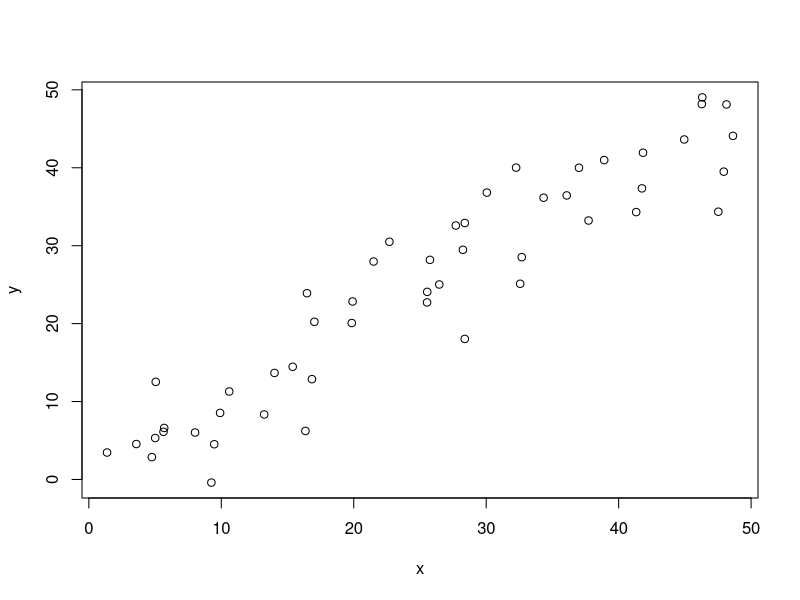
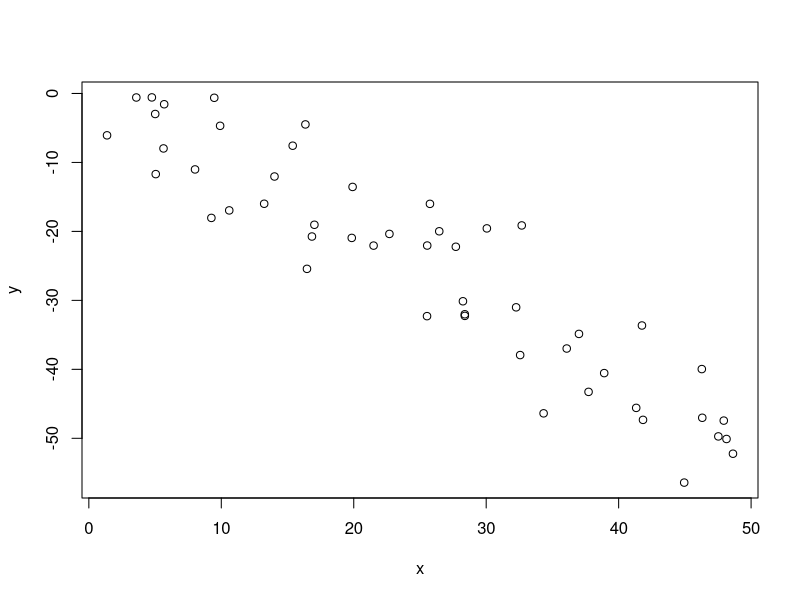
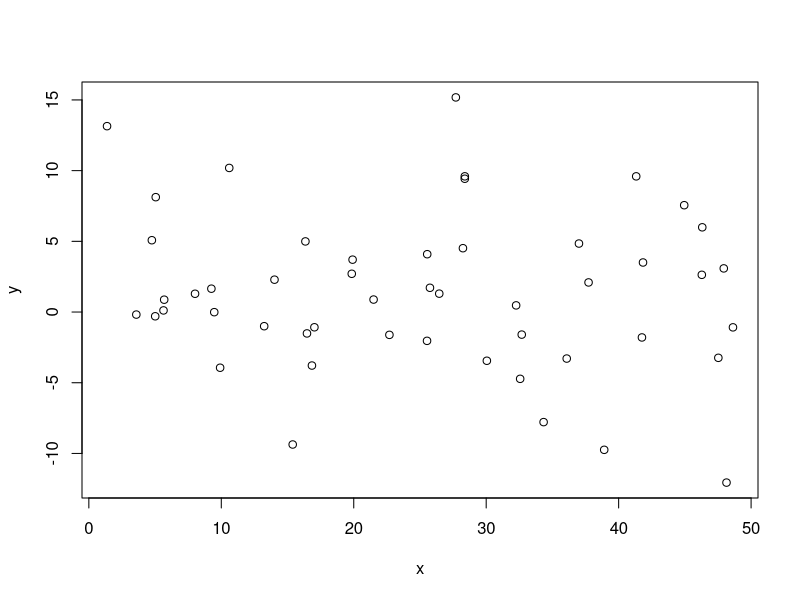
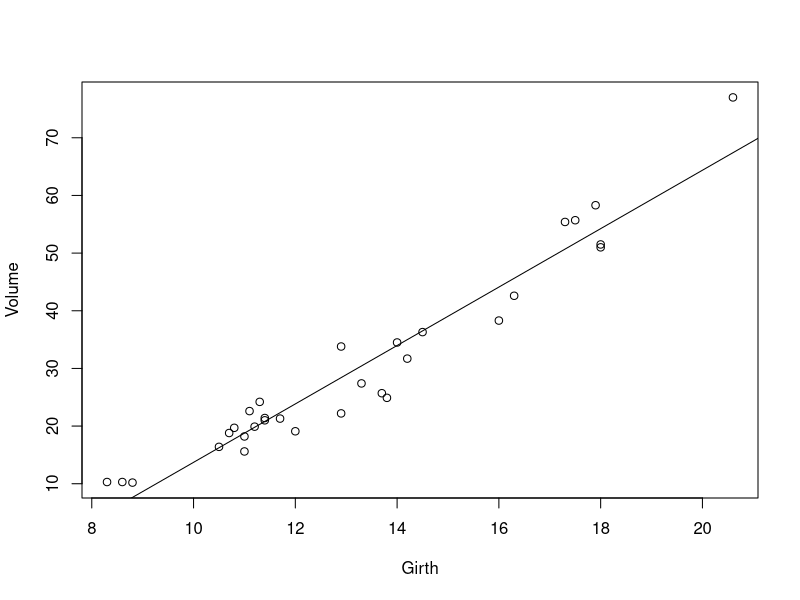
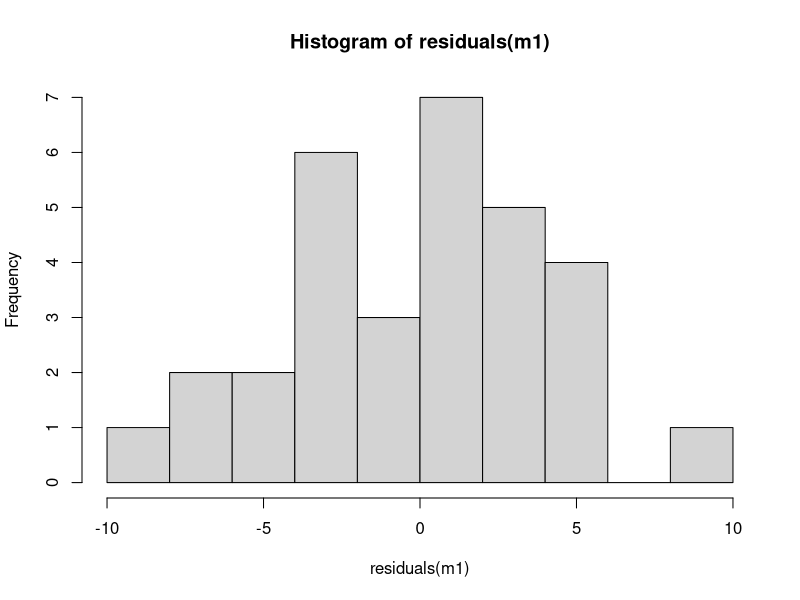
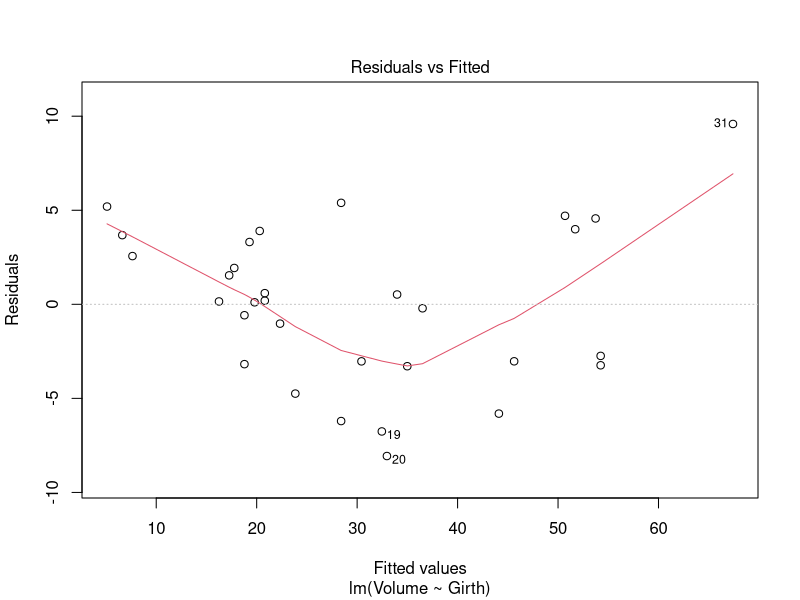
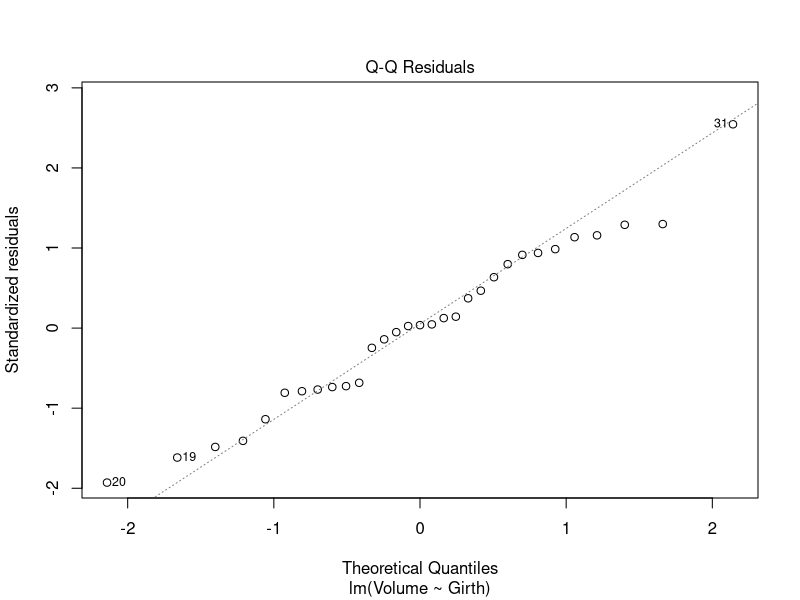
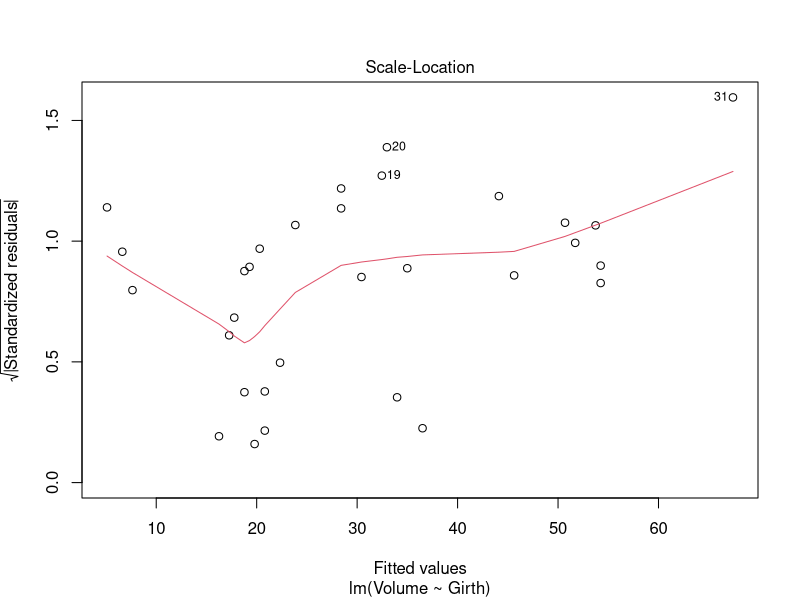

These charts were generated, in order, by the following R code:
## ---- chunk 1
# change working directory: should be the directory containg the Markdown files:
#setwd("/Volumes/Files/courses/cruk/LinearModelAndExtensions/git_linear-models-r/")

## ---- chunk 2
x = runif(50,0,50)
## ---- chunk 3
y = x + rnorm(50,0,5)
## ---- chunk 4
plot(y~x)
## ---- chunk 5
pearson_cor_coef = cor(x,y)
list("cor"=pearson_cor_coef,"R^2"=pearson_cor_coef^2)
## ---- chunk 6
y = -x + rnorm(50,0,5)
plot(y~x)
pearson_cor_coef = cor(x,y)
list("cor"=pearson_cor_coef,"R^2"=pearson_cor_coef^2)
## ---- chunk 7
y = rnorm(50,0,5)
plot(y~x)
pearson_cor_coef = cor(x,y)
list("cor"=pearson_cor_coef,"R^2"=pearson_cor_coef^2)
## ---- chunk 8
cor.test(x,y)
## ---- chunk 9
plot(Volume~Girth,data=trees)
m1 = lm(Volume~Girth,data=trees)
abline(m1)
cor.test(trees$Volume,trees$Girth)
## ---- chunk 10
summary(m1)
## ---- chunk 11
hist(residuals(m1),breaks=10,col="light grey")
## ---- chunk 12
plot(m1)
## ---- chunk 13
z = seq(0,1.5*pi,0.2)
plot(sin(z)~z)
m0 = lm(sin(z)~z)
abline(m0)
## ---- chunk 14
summary(m0)
## ---- chunk 15
plot(m0)
## ---- chunk 16
plot(dist~speed,data=cars)
m2 = lm(dist~speed,data=cars)
abline(m2)
summary(m2)
## ---- chunk 17
plot(m2)
## ---- chunk 18
plot(sqrt(dist)~speed,data=cars)
m3 = lm(sqrt(dist)~speed,data=cars)
abline(m3)
plot(m3)
summary(m3)
## ---- chunk 19
plot(log(dist)~log(speed),data=cars)
m4 = lm(log(dist)~log(speed),data=cars)
abline(m4)
plot(m4)
summary(m4)
## ---- chunk 20
m5 = lm(log(dist)~0+log(speed),data=cars)
plot(m5)
summary(m5)
## ---- chunk 21
plot(dist~speed,data=cars)
x = order(cars$speed)
lines(exp(fitted(m5))[x]~cars$speed[x])
## ---- chunk 22
# import
diet = read.csv("data/diet.csv",row.names=1)
diet$weight.loss = diet$initial.weight - diet$final.weight 
diet$diet.type   = factor(diet$diet.type,levels=c("A","B","C"))
diet$gender      = factor(diet$gender,levels=c("Female","Male"))
# comparison
t.test(weight.loss~diet.type,data=diet[diet$diet.type!="B",],var.equal = TRUE)
summary(aov(weight.loss~diet.type,data=diet[diet$diet.type!="B",]))
## ---- chunk 23
summary(lm(weight.loss~diet.type,data=diet[diet$diet.type!="B",]))
